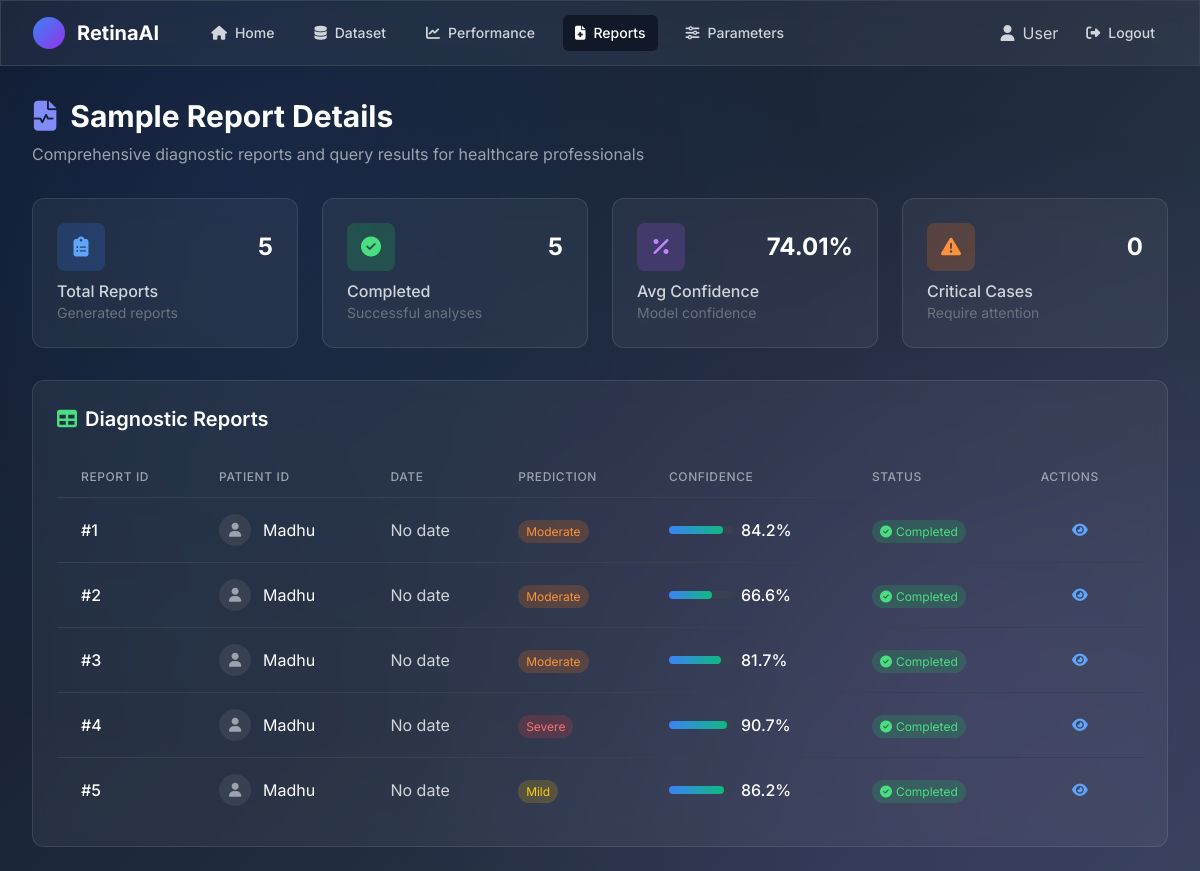
Page /prediction/report/ (signed in) on the committed database.
### prediction/models.py (models this page shows, shortened)
class UserAnalysis(models.Model):
    user = models.ForeignKey(CustomUser, on_delete=models.CASCADE, null=True, blank=True)
    prediction_result = models.CharField(max_length=50)
    confidence_scores = models.FloatField(null=True, blank=True)
    date = models.DateTimeField(auto_now_add=True)
    session_id = models.CharField(max_length=100, null=True, blank=True)

class CustomUser(AbstractUser):
    first_name = models.CharField(max_length=30, blank=True, help_text="First name of the user")
    last_name = models.CharField(max_length=30, blank=True, help_text="Last name of the user")
    age = models.IntegerField(null=True, blank=True, help_text="Age of the user")
    gender = models.CharField(
        max_length=10,
        choices=[
            ('male', 'Male'),
            ('female', 'Female'),
            ('other', 'Other'),
        ],
        null=True,
        blank=True,
        help_text="Gender of the user"
    )
    created_at = models.DateTimeField(auto_now_add=True)
    updated_at = models.DateTimeField(auto_now=True)

### prediction/views.py (the view, shortened to what this page needs)
# urls.py: path('report/', views.report_view, name='report'),
@login_required
def report_view(request):
    if not request.user.is_authenticated:
        return redirect('prediction:login')
    from .models import UserAnalysis
    user_analyses = UserAnalysis.objects.filter(user=request.user).order_by('-date')[:50]
    total_reports = user_analyses.count()
    completed_reports = total_reports  # All are completed in this simple version
    pending_reports = 0
    return render(request, 'prediction/report.html', {
        'user': request.user,
        'user_analyses': user_analyses,
        'total_reports': total_reports,
        'completed_reports': completed_reports,
        'pending_reports': pending_reports,
        'request': request
    })

### prediction/context_processors.py (called while the page is built)
def user_context(request):
    return {
        'user': getattr(request, 'user', None)
    }

### templates/prediction/report.html (shortened to what this page needs)
{% load static %}
<!DOCTYPE html>
<html lang="en">
<head>
    <script src="https://cdn.tailwindcss.com"></script>
    <link rel="stylesheet" href="https://cdnjs.cloudflare.com/ajax/libs/font-awesome/6.4.0/css/all.min.css">
</head>
<body>
    <div class="neural-bg"></div>
    <nav class="glass-morphism border-b border-gray-700">
        <div class="max-w-7xl mx-auto px-4 sm:px-6 lg:px-8">
            <div class="flex items-center justify-between h-16">
                <div class="flex items-center">
                    <div class="flex-shrink-0">
                        <div class="flex items-center">
                            <div class="w-8 h-8 bg-gradient-to-br from-blue-500 to-purple-600 rounded-full mr-3"></div>
                            <span class="text-white font-bold text-xl">RetinaAI</span>
                        </div>
                    </div>
                    <div class="hidden md:block ml-10">
                        <div class="flex items-baseline space-x-4">
                            <a href="{% url 'prediction:home' %}" class="text-gray-300 hover:text-white px-3 py-2 rounded-md text-sm font-medium">
                                <i class="fas fa-home mr-2"></i>Home
                            </a>
                            <a href="{% url 'prediction:dataset' %}" class="text-gray-300 hover:text-white px-3 py-2 rounded-md text-sm font-medium">
                                <i class="fas fa-database mr-2"></i>Dataset
                            </a>
                            <a href="{% url 'prediction:performance' %}" class="text-gray-300 hover:text-white px-3 py-2 rounded-md text-sm font-medium">
                                <i class="fas fa-chart-line mr-2"></i>Performance
                            </a>
                            <a href="{% url 'prediction:report' %}" class="text-white bg-gray-900 px-3 py-2 rounded-md text-sm font-medium">
                                <i class="fas fa-file-medical mr-2"></i>Reports
                            </a>
                            <a href="{% url 'prediction:parameters' %}" class="text-gray-300 hover:text-white px-3 py-2 rounded-md text-sm font-medium">
                                <i class="fas fa-sliders-h mr-2"></i>Parameters
                            </a>
                        </div>
                    </div>
                </div>
                <div class="flex items-center">
                    <span class="text-gray-300 mr-4">
                        <i class="fas fa-user mr-2"></i>{{ request.session.username|default:"User" }}
                    </span>
                    <a href="{% url 'prediction:logout' %}" class="text-gray-300 hover:text-white px-3 py-2 rounded-md text-sm font-medium">
                        <i class="fas fa-sign-out-alt mr-2"></i>Logout
                    </a>
                </div>
            </div>
        </div>
    </nav>
    <div class="max-w-7xl mx-auto px-4 sm:px-6 lg:px-8 pt-8 pb-6">
        <div class="mb-8">
            <h1 class="text-3xl font-bold text-white mb-2">
                <i class="fas fa-file-medical-alt mr-3 text-indigo-400"></i>Sample Report Details
            </h1>
            <p class="text-gray-400">Comprehensive diagnostic reports and query results for healthcare professionals</p>
        </div>
        <div class="grid grid-cols-1 md:grid-cols-4 gap-6 mb-8">
            <div class="glass-morphism rounded-xl p-6">
                <div class="flex items-center justify-between mb-2">
                    <div class="w-12 h-12 bg-blue-500/20 rounded-lg flex items-center justify-center">
                        <i class="fas fa-clipboard-list text-blue-400 text-xl"></i>
                    </div>
                    <span class="text-2xl font-bold text-white">{{ user_analyses|length }}</span>
                </div>
                <h3 class="text-gray-300 font-medium">Total Reports</h3>
                <p class="text-gray-500 text-sm">Generated reports</p>
            </div>
            <div class="glass-morphism rounded-xl p-6">
                <div class="flex items-center justify-between mb-2">
                    <div class="w-12 h-12 bg-green-500/20 rounded-lg flex items-center justify-center">
                        <i class="fas fa-check-circle text-green-400 text-xl"></i>
                    </div>
                    <span class="text-2xl font-bold text-white">{{ user_analyses|length }}</span>
                </div>
                <h3 class="text-gray-300 font-medium">Completed</h3>
                <p class="text-gray-500 text-sm">Successful analyses</p>
            </div>
            <div class="glass-morphism rounded-xl p-6">
                <div class="flex items-center justify-between mb-2">
                    <div class="w-12 h-12 bg-purple-500/20 rounded-lg flex items-center justify-center">
                        <i class="fas fa-percentage text-purple-400 text-xl"></i>
                    </div>
                    <span class="text-2xl font-bold text-white">74.01%</span>
                </div>
                <h3 class="text-gray-300 font-medium">Avg Confidence</h3>
                <p class="text-gray-500 text-sm">Model confidence</p>
            </div>
            <div class="glass-morphism rounded-xl p-6">
                <div class="flex items-center justify-between mb-2">
                    <div class="w-12 h-12 bg-orange-500/20 rounded-lg flex items-center justify-center">
                        <i class="fas fa-exclamation-triangle text-orange-400 text-xl"></i>
                    </div>
                    <span class="text-2xl font-bold text-white">0</span>
                </div>
                <h3 class="text-gray-300 font-medium">Critical Cases</h3>
                <p class="text-gray-500 text-sm">Require attention</p>
            </div>
        </div>
        <div class="glass-morphism rounded-xl p-6">
            <div class="flex justify-between items-center mb-6">
                <h2 class="text-xl font-semibold text-white">
                    <i class="fas fa-table mr-2 text-green-400"></i>Diagnostic Reports
                </h2>
                            </div>
            <div class="overflow-x-auto">
                <table class="min-w-full divide-y divide-gray-700">
                    <thead>
                        <tr>
                            <th class="px-6 py-3 text-left text-xs font-medium text-gray-400 uppercase tracking-wider">Report ID</th>
                            <th class="px-6 py-3 text-left text-xs font-medium text-gray-400 uppercase tracking-wider">Patient ID</th>
                            <th class="px-6 py-3 text-left text-xs font-medium text-gray-400 uppercase tracking-wider">Date</th>
                            <th class="px-6 py-3 text-left text-xs font-medium text-gray-400 uppercase tracking-wider">Prediction</th>
                            <th class="px-6 py-3 text-left text-xs font-medium text-gray-400 uppercase tracking-wider">Confidence</th>
                            <th class="px-6 py-3 text-left text-xs font-medium text-gray-400 uppercase tracking-wider">Status</th>
                            <th class="px-6 py-3 text-left text-xs font-medium text-gray-400 uppercase tracking-wider">Actions</th>
                        </tr>
                    </thead>
                    <tbody class="divide-y divide-gray-700">
                        {% for analysis in user_analyses %}
                        {% with confidence_value=analysis.confidence_scores|default:0 %}
                        <tr class="hover:bg-gray-800/50 transition-colors">
                            <td class="px-6 py-4 whitespace-nowrap">
                                <span class="text-white font-medium">#{{ forloop.counter }}</span>
                            </td>
                            <td class="px-6 py-4 whitespace-nowrap">
                                <div class="flex items-center">
                                    <div class="w-8 h-8 bg-gray-700 rounded-full flex items-center justify-center mr-3">
                                        <i class="fas fa-user text-gray-400 text-sm"></i>
                                    </div>
                                    <span class="text-white">{{ user.username|default:"User" }}</span>
                                </div>
                            </td>
                            <td class="px-6 py-4 whitespace-nowrap text-gray-300">
                                {% if analysis.created_at %}{{ analysis.created_at|date:"M d, Y H:i" }}{% else %}No date{% endif %}
                            </td>
                            <td class="px-6 py-4 whitespace-nowrap">
                                {% if analysis.prediction_result == 'No_DR' %}
                                    <span class="px-2 py-1 text-xs rounded-full bg-green-500/20 text-green-400">No DR</span>
                                {% elif analysis.prediction_result == 'Mild' %}
                                    <span class="px-2 py-1 text-xs rounded-full bg-yellow-500/20 text-yellow-400">Mild</span>
                                {% elif analysis.prediction_result == 'Moderate' %}
                                    <span class="px-2 py-1 text-xs rounded-full bg-orange-500/20 text-orange-400">Moderate</span>
                                {% elif analysis.prediction_result == 'Severe' %}
                                    <span class="px-2 py-1 text-xs rounded-full bg-red-500/20 text-red-400">Severe</span>
                                {% else %}
                                    <span class="px-2 py-1 text-xs rounded-full bg-purple-500/20 text-purple-400">{{ analysis.prediction_result }}</span>
                                {% endif %}
                            </td>
                            <td class="px-6 py-4 whitespace-nowrap">
                                <div class="flex items-center">
                                    {% if confidence_value is string %}
                                        <span class="text-white font-medium">N/A</span>
                                    {% else %}
                                        <div class="w-16 bg-gray-700 rounded-full h-2 mr-2">
                                            <div class="confidence-bar transition-all duration-500"
                                                 style="width: {{ confidence_value|default:0|floatformat:0 }}%;"></div>
                                        </div>
                                        <span class="text-white font-medium">{{ confidence_value|default:0|floatformat:1 }}%</span>
                                    {% endif %}
                                </div>
                            </td>
                            <td class="px-6 py-4 whitespace-nowrap">
                                <span class="px-2 py-1 text-xs rounded-full bg-green-500/20 text-green-400">
                                    <i class="fas fa-check-circle mr-1"></i>Completed
                                </span>
                            </td>
                            <td class="px-6 py-4 whitespace-nowrap text-sm text-center">
                                <button class="view-report-btn text-blue-400 hover:text-blue-300" title="View Details"
                                        data-report-id="{{ forloop.counter }}"
                                        data-classification="{{ analysis.prediction_result|default:'No DR' }}"
                                        data-confidence="{{ confidence_value|default:0|floatformat:1 }}"
                                        data-date="{{ analysis.date|default:'2024-01-15' }}">
                                    <i class="fas fa-eye"></i>
                                </button>
                            </td>
                        </tr>
                        {% endwith %}
                        {% endfor %}
                    </tbody>
                </table>
            </div>
        </div>
            </div>
</body>
</html>

### templates/prediction/report.html (style rules this page uses)
* { margin: 0; padding: 0; box-sizing: border-box; }
body { font-family: 'Inter', sans-serif; background: linear-gradient(135deg, #0f172a 0%, #1e293b 50%, #334155 100%); min-height: 100vh; margin: 0; padding: 0; }
.glass-morphism { background: rgba(255, 255, 255, 0.05); backdrop-filter: blur(10px); border: 1px solid rgba(255, 255, 255, 0.1); }
.neural-bg { position: fixed; top: 0; left: 0; width: 100%; height: 100%; background: radial-gradient(circle at 20% 20%, rgba(59, 130, 246, 0.1) 0%, transparent 50%), radial-gradient(circle at 80% 80%, rgba(168, 85, 247, 0.1) 0%, transparent 50%); z-index: -1; }
.confidence-bar { background: linear-gradient(to right, #3b82f6, #10b981); height: 0.5rem; border-radius: 9999px; transition: width 0.5s ease-in-out; }

### rows in the picture
UserAnalysis: prediction_result "Moderate", confidence_scores "84.2"
CustomUser: username "Madhu"
UserAnalysis: prediction_result "Moderate", confidence_scores "66.6"
UserAnalysis: prediction_result "Moderate", confidence_scores "81.7"
UserAnalysis: prediction_result "Severe", confidence_scores "90.7"
UserAnalysis: prediction_result "Mild", confidence_scores "86.2"

### other values in the picture
{{ request.session.username|default:"User" }} "User"
{{ user_analyses|length }} "5"
